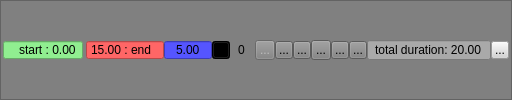
    <widget class="QFrameButtons" name="frame_buttons">
     <property name="sizePolicy">
      <sizepolicy hsizetype="Ignored" vsizetype="Fixed">
       <horstretch>0</horstretch>
       <verstretch>0</verstretch>
      </sizepolicy>
     </property>
     <property name="minimumSize">
      <size>
       <width>0</width>
       <height>22</height>
      </size>
     </property>
     <property name="styleSheet">
      <string notr="true">background: gray</string>
     </property>
     <property name="frameShape">
      <enum>QFrame::StyledPanel</enum>
     </property>
     <property name="frameShadow">
      <enum>QFrame::Raised</enum>
     </property>
     <property name="lineWidth">
      <number>1</number>
     </property>
     <layout class="QHBoxLayout" name="horizontalLayout">
      <property name="spacing">
       <number>0</number>
      </property>
      <property name="leftMargin">
       <number>2</number>
      </property>
      <property name="topMargin">
       <number>0</number>
      </property>
      <property name="rightMargin">
       <number>2</number>
      </property>
      <property name="bottomMargin">
       <number>0</number>
      </property>
      <item>
       <widget class="QDoubleSpinBoxSmart" name="doubleSpinBox_start">
        <property name="sizePolicy">
         <sizepolicy hsizetype="Fixed" vsizetype="Fixed">
          <horstretch>0</horstretch>
          <verstretch>0</verstretch>
         </sizepolicy>
        </property>
        <property name="minimumSize">
         <size>
          <width>0</width>
          <height>0</height>
         </size>
        </property>
        <property name="maximumSize">
         <size>
          <width>80</width>
          <height>20</height>
         </size>
        </property>
        <property name="toolTip">
         <string>&lt;html&gt;&lt;head/&gt;&lt;body&gt;&lt;p&gt;&lt;span style=&quot; font-size:10pt; font-weight:600;&quot;&gt;Start of playZone&lt;/span&gt;&lt;/p&gt;&lt;/body&gt;&lt;/html&gt;</string>
        </property>
        <property name="autoFillBackground">
         <bool>false</bool>
        </property>
        <property name="styleSheet">
         <string notr="true">background-color: lightgreen</string>
        </property>
        <property name="alignment">
         <set>Qt::AlignRight|Qt::AlignTrailing|Qt::AlignVCenter</set>
        </property>
        <property name="buttonSymbols">
         <enum>QAbstractSpinBox::NoButtons</enum>
        </property>
        <property name="keyboardTracking">
         <bool>false</bool>
        </property>
        <property name="prefix">
         <string>start : </string>
        </property>
        <property name="decimals">
         <number>2</number>
        </property>
        <property name="maximum">
         <double>999.000000000000000</double>
        </property>
        <property name="value">
         <double>0.000000000000000</double>
        </property>
       </widget>
      </item>
      <item>
       <spacer name="horizontalSpacer_4">
        <property name="orientation">
         <enum>Qt::Horizontal</enum>
        </property>
        <property name="sizeType">
         <enum>QSizePolicy::Minimum</enum>
        </property>
        <property name="sizeHint" stdset="0">
         <size>
          <width>3</width>
          <height>20</height>
         </size>
        </property>
       </spacer>
      </item>
      <item>
       <widget class="QDoubleSpinBoxSmart" name="doubleSpinBox_end">
        <property name="sizePolicy">
         <sizepolicy hsizetype="Fixed" vsizetype="Fixed">
          <horstretch>0</horstretch>
          <verstretch>0</verstretch>
         </sizepolicy>
        </property>
        <property name="minimumSize">
         <size>
          <width>61</width>
          <height>0</height>
         </size>
        </property>
        <property name="maximumSize">
         <size>
          <width>80</width>
          <height>20</height>
         </size>
        </property>
        <property name="toolTip">
         <string>&lt;html&gt;&lt;head/&gt;&lt;body&gt;&lt;p&gt;&lt;span style=&quot; font-size:10pt; font-weight:600;&quot;&gt;End of playZone&lt;/span&gt;&lt;/p&gt;&lt;/body&gt;&lt;/html&gt;</string>
        </property>
        <property name="styleSheet">
         <string notr="true">background-color: #ff6666</string>
        </property>
        <property name="buttonSymbols">
         <enum>QAbstractSpinBox::NoButtons</enum>
        </property>
        <property name="prefix">
         <string/>
        </property>
        <property name="suffix">
         <string> : end</string>
        </property>
        <property name="maximum">
         <double>999.000000000000000</double>
        </property>
        <property name="value">
         <double>15.000000000000000</double>
        </property>
       </widget>
      </item>
      <item>
       <spacer name="horizontalSpacer_6">
        <property name="orientation">
         <enum>Qt::Horizontal</enum>
        </property>
        <property name="sizeType">
         <enum>QSizePolicy::Expanding</enum>
        </property>
        <property name="sizeHint" stdset="0">
         <size>
          <width>0</width>
          <height>20</height>
         </size>
        </property>
       </spacer>
      </item>
      <item>
       <widget class="QDoubleSpinBoxSmart" name="doubleSpinBox_cursor">
        <property name="sizePolicy">
         <sizepolicy hsizetype="Fixed" vsizetype="Fixed">
          <horstretch>0</horstretch>
          <verstretch>0</verstretch>
         </sizepolicy>
        </property>
        <property name="minimumSize">
         <size>
          <width>0</width>
          <height>0</height>
         </size>
        </property>
        <property name="maximumSize">
         <size>
          <width>85</width>
          <height>20</height>
         </size>
        </property>
        <property name="toolTip">
         <string>&lt;html&gt;&lt;head/&gt;&lt;body&gt;&lt;p&gt;&lt;span style=&quot; font-size:10pt; font-weight:600;&quot;&gt;Postition of cursor&lt;/span&gt;&lt;/p&gt;&lt;/body&gt;&lt;/html&gt;</string>
        </property>
        <property name="layoutDirection">
         <enum>Qt::LeftToRight</enum>
        </property>
        <property name="styleSheet">
         <string notr="true">background-color: #5555ff</string>
        </property>
        <property name="wrapping">
         <bool>false</bool>
        </property>
        <property name="alignment">
         <set>Qt::AlignCenter</set>
        </property>
        <property name="buttonSymbols">
         <enum>QAbstractSpinBox::NoButtons</enum>
        </property>
        <property name="prefix">
         <string/>
        </property>
        <property name="decimals">
         <number>2</number>
        </property>
        <property name="maximum">
         <double>999.000000000000000</double>
        </property>
        <property name="singleStep">
         <double>1.000000000000000</double>
        </property>
        <property name="value">
         <double>5.000000000000000</double>
        </property>
       </widget>
      </item>
      <item>
       <spacer name="horizontalSpacer_3">
        <property name="orientation">
         <enum>Qt::Horizontal</enum>
        </property>
        <property name="sizeType">
         <enum>QSizePolicy::Expanding</enum>
        </property>
        <property name="sizeHint" stdset="0">
         <size>
          <width>0</width>
          <height>20</height>
         </size>
        </property>
       </spacer>
      </item>
      <item>
       <widget class="QToolButton" name="toolButton_keyPose">
        <property name="sizePolicy">
         <sizepolicy hsizetype="Fixed" vsizetype="Fixed">
          <horstretch>0</horstretch>
          <verstretch>0</verstretch>
         </sizepolicy>
        </property>
        <property name="maximumSize">
         <size>
          <width>18</width>
          <height>18</height>
         </size>
        </property>
        <property name="toolTip">
         <string>&lt;html&gt;&lt;head/&gt;&lt;body&gt;&lt;p&gt;&lt;span style=&quot; font-size:10pt; font-weight:600; color:#ffffff;&quot;&gt;Insert/replace key pose on cursor&lt;/span&gt;&lt;/p&gt;&lt;/body&gt;&lt;/html&gt;</string>
        </property>
        <property name="styleSheet">
         <string notr="true">background-color:black;</string>
        </property>
        <property name="text">
         <string>...</string>
        </property>
        <property name="icon">
         <iconset resource="timeline.qrc">
          <normaloff>:/images/key.png</normaloff>:/images/key.png</iconset>
        </property>
        <property name="iconSize">
         <size>
          <width>15</width>
          <height>15</height>
         </size>
        </property>
       </widget>
      </item>
      <item>
       <widget class="QSpinBoxSmart" name="spinBox_nbKeyPoses">
        <property name="maximumSize">
         <size>
          <width>35</width>
          <height>20</height>
         </size>
        </property>
        <property name="toolTip">
         <string>&lt;html&gt;&lt;head/&gt;&lt;body&gt;&lt;p&gt;&lt;span style=&quot; font-size:10pt; font-weight:600;&quot;&gt;Numbers of keyPoses&lt;/span&gt;&lt;/p&gt;&lt;/body&gt;&lt;/html&gt;</string>
        </property>
        <property name="autoFillBackground">
         <bool>false</bool>
        </property>
        <property name="styleSheet">
         <string notr="true">border:white;</string>
        </property>
        <property name="alignment">
         <set>Qt::AlignCenter</set>
        </property>
        <property name="readOnly">
         <bool>true</bool>
        </property>
        <property name="buttonSymbols">
         <enum>QAbstractSpinBox::NoButtons</enum>
        </property>
        <property name="maximum">
         <number>999</number>
        </property>
       </widget>
      </item>
      <item>
       <widget class="QToolButton" name="toolButton_deleteKeyPose">
        <property name="enabled">
         <bool>false</bool>
        </property>
        <property name="maximumSize">
         <size>
          <width>20</width>
          <height>20</height>
         </size>
        </property>
        <property name="toolTip">
         <string>&lt;html&gt;&lt;head/&gt;&lt;body&gt;&lt;p&gt;&lt;span style=&quot; font-size:10pt; font-weight:600;&quot;&gt;Delete keyPose on cursor&lt;/span&gt;&lt;/p&gt;&lt;/body&gt;&lt;/html&gt;</string>
        </property>
        <property name="text">
         <string>...</string>
        </property>
        <property name="icon">
         <iconset resource="timeline.qrc">
          <normaloff>:/images/deleteKey.png</normaloff>:/images/deleteKey.png</iconset>
        </property>
       </widget>
      </item>
      <item>
       <spacer name="horizontalSpacer_5">
        <property name="orientation">
         <enum>Qt::Horizontal</enum>
        </property>
        <property name="sizeHint" stdset="0">
         <size>
          <width>0</width>
          <height>20</height>
         </size>
        </property>
       </spacer>
      </item>
      <item>
       <widget class="QToolButton" name="toolButton_start">
        <property name="maximumSize">
         <size>
          <width>18</width>
          <height>18</height>
         </size>
        </property>
        <property name="toolTip">
         <string>&lt;html&gt;&lt;head/&gt;&lt;body&gt;&lt;p&gt;&lt;span style=&quot; font-size:10pt; font-weight:600;&quot;&gt;Set cursor to the start&lt;/span&gt;&lt;/p&gt;&lt;/body&gt;&lt;/html&gt;</string>
        </property>
        <property name="text">
         <string>...</string>
        </property>
        <property name="icon">
         <iconset resource="timeline.qrc">
          <normaloff>:/images/start.png</normaloff>:/images/start.png</iconset>
        </property>
       </widget>
      </item>
      <item>
       <widget class="QToolButton" name="toolButton_rearward">
        <property name="maximumSize">
         <size>
          <width>18</width>
          <height>18</height>
         </size>
        </property>
        <property name="toolTip">
         <string>&lt;html&gt;&lt;head/&gt;&lt;body&gt;&lt;p&gt;&lt;span style=&quot; font-size:10pt; font-weight:600;&quot;&gt;Set cursor to previous keyPose&lt;/span&gt;&lt;/p&gt;&lt;/body&gt;&lt;/html&gt;</string>
        </property>
        <property name="text">
         <string>...</string>
        </property>
        <property name="icon">
         <iconset resource="timeline.qrc">
          <normaloff>:/images/rearward.png</normaloff>:/images/rearward.png</iconset>
        </property>
       </widget>
      </item>
      <item>
       <widget class="QToolButtonPlayPause" name="toolButton_playPause">
        <property name="maximumSize">
         <size>
          <width>20</width>
          <height>20</height>
         </size>
        </property>
        <property name="toolTip">
         <string>&lt;html&gt;&lt;head/&gt;&lt;body&gt;&lt;p&gt;&lt;span style=&quot; font-size:10pt; font-weight:600;&quot;&gt;Play/pause animation&lt;/span&gt;&lt;/p&gt;&lt;/body&gt;&lt;/html&gt;</string>
        </property>
        <property name="text">
         <string>...</string>
        </property>
        <property name="icon">
         <iconset resource="timeline.qrc">
          <normaloff>:/images/play.png</normaloff>:/images/play.png</iconset>
        </property>
       </widget>
      </item>
      <item>
       <widget class="QToolButton" name="toolButton_forward">
        <property name="maximumSize">
         <size>
          <width>18</width>
          <height>18</height>
         </size>
        </property>
        <property name="toolTip">
         <string>&lt;html&gt;&lt;head/&gt;&lt;body&gt;&lt;p&gt;&lt;span style=&quot; font-size:10pt; font-weight:600;&quot;&gt;Set cursor to next keyPose&lt;/span&gt;&lt;/p&gt;&lt;/body&gt;&lt;/html&gt;</string>
        </property>
        <property name="text">
         <string>...</string>
        </property>
        <property name="icon">
         <iconset resource="timeline.qrc">
          <normaloff>:/images/forward.png</normaloff>:/images/forward.png</iconset>
        </property>
       </widget>
      </item>
      <item>
       <widget class="QToolButton" name="toolButton_end">
        <property name="maximumSize">
         <size>
          <width>18</width>
          <height>18</height>
         </size>
        </property>
        <property name="toolTip">
         <string>&lt;html&gt;&lt;head/&gt;&lt;body&gt;&lt;p&gt;&lt;span style=&quot; font-size:10pt; font-weight:600;&quot;&gt;Set cursor to the end&lt;/span&gt;&lt;/p&gt;&lt;/body&gt;&lt;/html&gt;</string>
        </property>
        <property name="text">
         <string>...</string>
        </property>
        <property name="icon">
         <iconset resource="timeline.qrc">
          <normaloff>:/images/end.png</normaloff>:/images/end.png</iconset>
        </property>
       </widget>
      </item>
      <item>
       <spacer name="horizontalSpacer">
        <property name="orientation">
         <enum>Qt::Horizontal</enum>
        </property>
        <property name="sizeHint" stdset="0">
         <size>
          <width>0</width>
          <height>20</height>
         </size>
        </property>
       </spacer>
      </item>
      <item>
       <widget class="QDoubleSpinBoxSmart" name="doubleSpinBox_maxDuration">
        <property name="sizePolicy">
         <sizepolicy hsizetype="Minimum" vsizetype="Fixed">
          <horstretch>0</horstretch>
          <verstretch>0</verstretch>
         </sizepolicy>
        </property>
        <property name="minimumSize">
         <size>
          <width>120</width>
          <height>0</height>
         </size>
        </property>
        <property name="toolTip">
         <string>&lt;html&gt;&lt;head/&gt;&lt;body&gt;&lt;p&gt;&lt;span style=&quot; font-size:10pt; font-weight:600;&quot;&gt;Total duration&lt;/span&gt;&lt;/p&gt;&lt;/body&gt;&lt;/html&gt;</string>
        </property>
        <property name="styleSheet">
         <string notr="true">background: darkgray;</string>
        </property>
        <property name="alignment">
         <set>Qt::AlignCenter</set>
        </property>
        <property name="buttonSymbols">
         <enum>QAbstractSpinBox::NoButtons</enum>
        </property>
        <property name="prefix">
         <string>total duration: </string>
        </property>
        <property name="maximum">
         <double>999.000000000000000</double>
        </property>
        <property name="value">
         <double>20.000000000000000</double>
        </property>
       </widget>
      </item>
      <item>
       <spacer name="horizontalSpacer_7">
        <property name="orientation">
         <enum>Qt::Horizontal</enum>
        </property>
        <property name="sizeHint" stdset="0">
         <size>
          <width>0</width>
          <height>20</height>
         </size>
        </property>
       </spacer>
      </item>
      <item>
       <widget class="QToolButton" name="toolButton_help">
        <property name="maximumSize">
         <size>
          <width>18</width>
          <height>18</height>
         </size>
        </property>
        <property name="toolTip">
         <string>&lt;html&gt;&lt;head/&gt;&lt;body&gt;&lt;p align=&quot;center&quot;&gt;&lt;span style=&quot; font-size:24pt;&quot;&gt;List of keybindings&lt;/span&gt;&lt;/p&gt;&lt;p&gt;&lt;span style=&quot; font-size:20pt; font-weight:600; font-style:italic;&quot;&gt;* KeyPose :&lt;/span&gt;&lt;/p&gt;&lt;p&gt;&lt;span style=&quot; font-size:16pt; color:#ff5500;&quot;&gt;Next / Previous :&lt;/span&gt;&lt;/p&gt;&lt;p&gt;&lt;span style=&quot; font-weight:600;&quot;&gt;&amp;lt;left/right&amp;gt;&lt;/span&gt; or &lt;span style=&quot; font-weight:600;&quot;&gt;&amp;lt;shift&amp;gt;+&amp;lt;wheelMouse&amp;gt; &lt;/span&gt;&lt;span style=&quot; color:#aa00ff;&quot;&gt;(on ruler)&lt;/span&gt; : set cursor to next / previous keyPose&lt;/p&gt;&lt;p&gt;&lt;span style=&quot; font-weight:600;&quot;&gt;&amp;lt;wheelMouse&amp;gt; &lt;/span&gt;&lt;span style=&quot; color:#aa00ff;&quot;&gt;(over keyPose numbering spinBox)&lt;/span&gt; : idem&lt;/p&gt;&lt;p&gt;&lt;span style=&quot; font-size:16pt; color:#ff5500;&quot;&gt;Insert / Replace :&lt;/span&gt;&lt;/p&gt;&lt;p&gt;&lt;span style=&quot; font-weight:600;&quot;&gt;&amp;lt;i&amp;gt;&lt;/span&gt; : insert/replace keyPose on cursor&lt;/p&gt;&lt;p&gt;&lt;span style=&quot; font-size:16pt; color:#ff5500;&quot;&gt;Delete :&lt;/span&gt;&lt;/p&gt;&lt;p&gt;&lt;span style=&quot; font-weight:600;&quot;&gt;&amp;lt;shift&amp;gt;+&amp;lt;i&amp;gt; &lt;/span&gt;or &lt;span style=&quot; font-weight:600;&quot;&gt;&amp;lt;del&amp;gt;&lt;/span&gt; : delete current keyPose&lt;/p&gt;&lt;p&gt;&lt;span style=&quot; font-weight:600;&quot;&gt;&amp;lt;shift&amp;gt;+&amp;lt;leftClick&amp;gt; &lt;/span&gt;&lt;span style=&quot; color:#aa00ff;&quot;&gt;(on ruler)&lt;/span&gt; : remove keyPoses between cursor and mouse&lt;/p&gt;&lt;p&gt;&lt;span style=&quot; font-size:16pt; color:#ff5500;&quot;&gt;Move :&lt;/span&gt;&lt;/p&gt;&lt;p&gt;&lt;span style=&quot; font-size:12pt; color:#ff5500;&quot;&gt;cursor already on keyPose :&lt;/span&gt;&lt;/p&gt;&lt;p&gt;&lt;span style=&quot; font-weight:600;&quot;&gt;&amp;lt;rightClick&amp;gt; &lt;/span&gt;&lt;span style=&quot; color:#aa00ff;&quot;&gt;(on ruler)&lt;/span&gt; : move current keyPose on mouse and slide its right brothers (right brothers : all keyPoses on the right of current keyPose)&lt;/p&gt;&lt;p&gt;&lt;span style=&quot; font-weight:600;&quot;&gt;&amp;lt;shift&amp;gt;+&amp;lt;rightClick&amp;gt; &lt;/span&gt;&lt;span style=&quot; color:#aa00ff;&quot;&gt;(on ruler)&lt;/span&gt; : move current keyPose on mouse click&lt;/p&gt;&lt;p&gt;&lt;span style=&quot; font-size:12pt; color:#ff5500;&quot;&gt;cursor not on keyPose :&lt;/span&gt;&lt;/p&gt;&lt;p&gt;&lt;span style=&quot; font-weight:600;&quot;&gt;&amp;lt;rightClick&amp;gt; &lt;/span&gt;&lt;span style=&quot; color:#aa00ff;&quot;&gt;(on ruler)&lt;/span&gt; : move first keyPose on the left of mouse on mouse and slide its right brothers&lt;/p&gt;&lt;p&gt;&lt;span style=&quot; font-weight:600;&quot;&gt;&amp;lt;shift&amp;gt;+&amp;lt;rightClick&amp;gt; &lt;/span&gt;&lt;span style=&quot; color:#aa00ff;&quot;&gt;(on ruler)&lt;/span&gt; : move first keyPose on the right of mouse on mouse and slide its right brothers&lt;/p&gt;&lt;p&gt;&lt;span style=&quot; font-size:20pt; font-weight:600; font-style:italic;&quot;&gt;* Cursor :&lt;/span&gt;&lt;/p&gt;&lt;p&gt;&lt;span style=&quot; font-weight:600;&quot;&gt;&amp;lt;leftClick&amp;gt; &lt;/span&gt;&lt;span style=&quot; color:#aa00ff;&quot;&gt;(on ruler)&lt;/span&gt; : move cursor and update renderer&lt;/p&gt;&lt;p&gt;&lt;span style=&quot; font-weight:600;&quot;&gt;&amp;lt;ctrl&amp;gt;+&amp;lt;leftClick&amp;gt; &lt;/span&gt;&lt;span style=&quot; color:#aa00ff;&quot;&gt;(on ruler)&lt;/span&gt; : move cursor without renderer update (need to create multiple keyPose of same skeleton, avoid auto interpolate)&lt;/p&gt;&lt;p&gt;&lt;span style=&quot; font-size:20pt; font-weight:600; font-style:italic;&quot;&gt;* Ruler :&lt;/span&gt;&lt;/p&gt;&lt;p&gt;&lt;span style=&quot; font-weight:600;&quot;&gt;&amp;lt;wheeMouse&amp;gt; &lt;/span&gt;&lt;span style=&quot; color:#aa00ff;&quot;&gt;(on ruler)&lt;/span&gt; : zoom in/out (&lt;span style=&quot; color:#00aa00;&quot;&gt;speed of zoom can be changed, see configuration.h&lt;/span&gt;)&lt;/p&gt;&lt;p&gt;&lt;span style=&quot; font-weight:600;&quot;&gt;&amp;lt;ctrl&amp;gt;+&amp;lt;wheelMouse&amp;gt;&lt;/span&gt; or &lt;span style=&quot; font-weight:600;&quot;&gt;&amp;lt;hold middleClick&amp;gt;+&amp;lt;mouseMove&amp;gt;&lt;/span&gt; (&lt;span style=&quot; color:#aa00ff;&quot;&gt;on ruler&lt;/span&gt;) : slide left/right ruler (&lt;span style=&quot; color:#00aa00;&quot;&gt;slide speed can be changed, see configuration.h&lt;/span&gt;)&lt;/p&gt;&lt;p&gt;&lt;span style=&quot; font-weight:600;&quot;&gt;&amp;lt;shift&amp;gt;+&amp;lt;ctrl&amp;gt;+&amp;lt;wheelMouse&amp;gt;&lt;/span&gt; : increase/decrease size of timeline (width of dialog timeline)&lt;/p&gt;&lt;p&gt;&lt;span style=&quot; font-size:20pt; font-weight:600; font-style:italic;&quot;&gt;* Others :&lt;/span&gt;&lt;/p&gt;&lt;p&gt;&lt;span style=&quot; font-weight:600;&quot;&gt;&amp;lt;space&amp;gt;&lt;/span&gt; : set play/pause mode&lt;/p&gt;&lt;p&gt;&lt;span style=&quot; font-weight:600;&quot;&gt;&amp;lt;u&amp;gt;&lt;/span&gt; or &lt;span style=&quot; font-weight:600;&quot;&gt;&amp;lt;ctrl&amp;gt;+&amp;lt;z&amp;gt;&lt;/span&gt; : undo&lt;/p&gt;&lt;p&gt;&lt;span style=&quot; font-weight:600;&quot;&gt;&amp;lt;r&amp;gt;&lt;/span&gt; or &lt;span style=&quot; font-weight:600;&quot;&gt;&amp;lt;shift&amp;gt;+&amp;lt;ctrl&amp;gt;+&amp;lt;z&amp;gt;&lt;/span&gt; : redo&lt;/p&gt;&lt;p&gt;&lt;br/&gt;&lt;/p&gt;&lt;/body&gt;&lt;/html&gt;</string>
        </property>
        <property name="styleSheet">
         <string notr="true">background: lightgray;</string>
        </property>
        <property name="text">
         <string>...</string>
        </property>
        <property name="icon">
         <iconset resource="timeline.qrc">
          <normaloff>:/images/help.png</normaloff>:/images/help.png</iconset>
        </property>
       </widget>
      </item>
     </layout>
    </widget>
